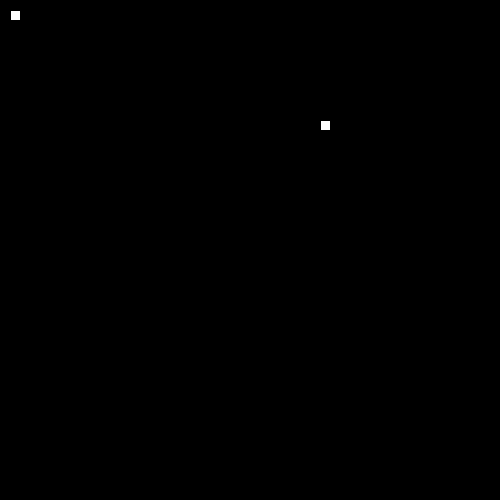
Frame 1 (no input)
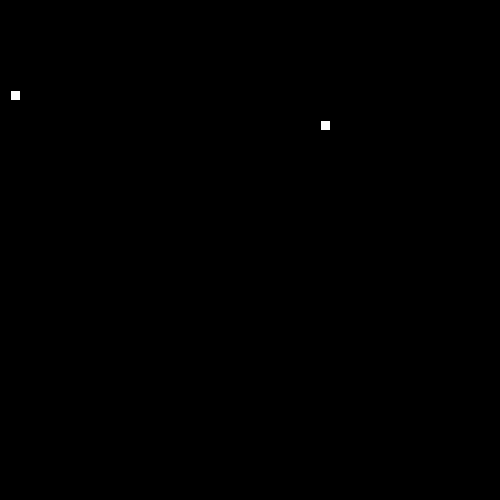
Frame 60 (the mouse pressed at the canvas centre just before this capture)
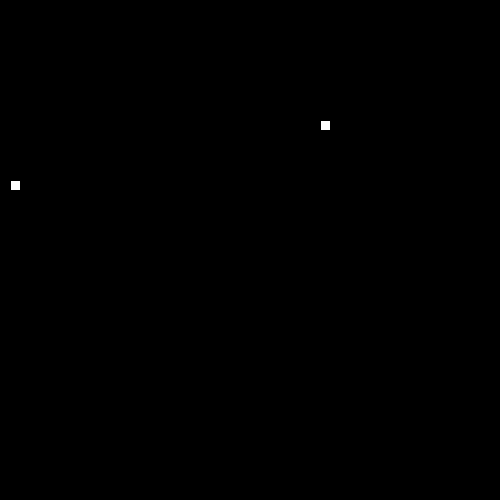
Frame 120 (the mouse held since frame 60 and released just before this capture)

The Processing sketch that drew these frames (run headless with seeded random() and noise(); from frame 60 on, the mouse is pressed at the canvas centre):

// Processing sketch: SnakeRecipe
// ── SnakeRecipe.pde

// 1. Follow the recipe instructions inside the Segment class.
//~jess shen~ fp '24~ 
// The Segment class will be used to represent each part of the moving snake.

class Segment {

  //2. Create x and y member variables to hold the location of each segment.
  int x;
  int y;
  // 3. Add a constructor with parameters to initialize each variable.
  Segment(int x, int y) {
    this.x=x;
    this.y=y;
  }

  // 4. Add getter and setter methods for both the x and y member variables.

  int getX() {
    return x;
  }
  int getY() {
    return y;
  }
  void setX(int x) {
    this.x=x;
  }
  void setY(int y) {
    this.y=y;
  }
}
// 5. Create (but do not initialize) a Segment variable to hold the head of the Snake

Segment head;

// 6. Create and initialize a String to hold the direction of your snake e.g. "up"
String direction= "down";


// 7. Create and initialize a variable to hold how many pieces of food the snake has eaten.
// give it a value of 1 to start.
int food= 1;


// 8. Create and initialize foodX and foodY variables to hold the location of the food.


// (Hint: use the random method to set both the x and y to random locations within the screen size (500 by 500).)

int foodX = ((int)random(50)*10);
int foodY= ((int) random (50)*10);


void setup() {

  // 9. Set the size of your sketch (500 by 500).

  size(500, 500);


  // 10. initialize your head to a new segment.
  head= new Segment(10, 10);

  // 11. Use the frameRate(int rate) method to set the rate to 20.
  frameRate(20);
}


void draw() {

  background(0);


  //12. Call the manageTail, drawFood, drawSnake, move, and collision methods.

  manageTail(); 
  drawFood();
  drawSnake();
  move();
  collision();

  // 13. Complete the drawFood method below. (Hint: each piece of food should be a 10 by 10 rectangle).
}
void drawFood() {
  rect(foodX, foodY, 10, 10);
}


//14. Draw the snake head (use a 10 by 10 rectangle)

void drawSnake() {
  rect(head.x, head.y, 10, 10);

  //test your code
}


// 15. Complete the move method below.

void move() {

  // 16. Using a switch statement, make your snake head move by 10 pixels in the correct direction.
  //This is an incomplete switch statement:

  switch(direction) {
  case "up":
    head.y-=10;
    break;
  case "down":
    head.y+=10;
    break;
  case "left":
    head.x-=10;
    break;
  case "right":
    head.x+=10;
    break;
  }



  // 17. Call the checkBoundaries method to make sure the snake head doesn't go off the screen.
  checkBoundaries();
}


// 18. Complete the keyPressed method below. Use if statements to set your direction variable depending on what key is pressed.

void keyPressed() {

  if (keyCode==38) {
    if (!direction.equals("down")) {
      direction="up";
    }}
    if (keyCode==37) {
      if (!direction.equals("right")) {
        direction="left";
      }
    }
    if (keyCode==39) {
      if (!direction.equals("left")) {
        direction="right";
      }
    }
    if (keyCode==40) {
      if (!direction.equals("up")) {
        direction="down";
      }
    }
  }



// 19. check if your head is out of bounds (teleport your snake head to the other side).

void checkBoundaries() {
  if(head.x>500){
   head.x=0; 
  }
  if(head.x<0){
   head.x=500; 
  }
  if(head.y>500){
   head.y=0; 
  }
  if(head.y<0){
   head.y=500; 
  }
 
}



//20. Make sure that the key for your current direction’s opposite doesn’t work(i.e. If you’re going up, down key shouldn’t work)



// 21. Complete the missing parts of the collision method below.

void collision() {

  // If the segment is colliding with a piece of food...
  // Increase the amount of food eaten and set foodX and foodY to new random locations.
  if (head.x== foodX&&head.y== foodY) {
    food+=1;
    foodX=(int)random(1, 400);
    foodY=(int)random(1, 400);
  }
}



/**
 
 ** Part 2: making the tail (the rest of the snake)
 
 **/

//  1. Create and initialize an ArrayList of Segments. (This will be your snake tail!)

ArrayList<Segment> snakeTail= new ArrayList<Segment>();

// 2. Complete the missing parts of the manageTail method below and call it in the draw method.

void manageTail() {

  //type, name, equals, value
  //Call the drawTail and checkTailCollision methods.
  drawTail();
  checkTailCollision();
  // Add a new Segment to your ArrayList that has the same X and Y as the head of your snake.
  snakeTail.add(new Segment(head.x, head.y));
  // To keep your tail the right length:
  // while the tail size is greater than the number of food pieces eaten, remove the first Segment in your tail.
  while (snakeTail.size()> food) {
    snakeTail.remove(0);
  }
}

void drawTail() {
  // Draw a 10 by 10 rectangle for each Segment in your snake ArrayList.
  checkTailCollision();
  rect(head.x, head.y, 10, 10);
}


// 3. Complete the missing parts of the bodyCollision method below.

void checkTailCollision() {

  // If your head has the same location as one of your segments...
  //
}
// reset your food variable

//Call this method at the beginning of your manageTail method.
